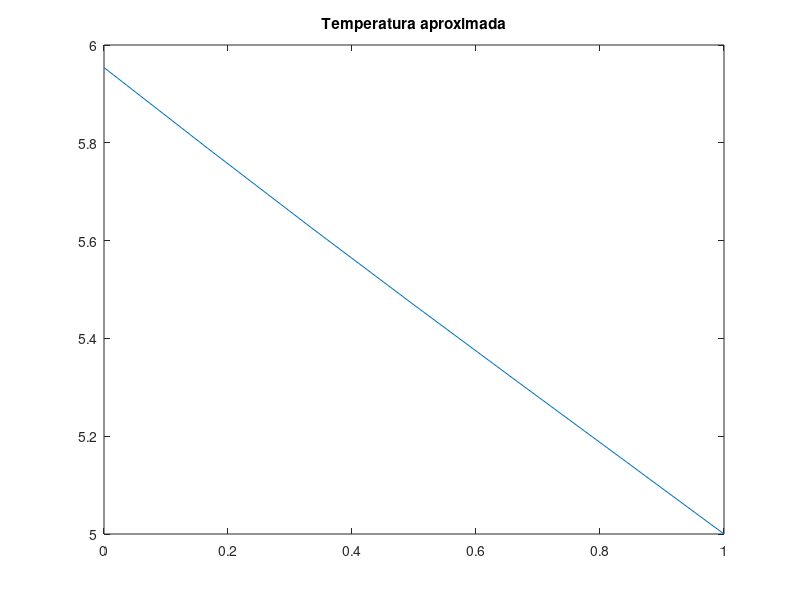

The MATLAB source for this figure:
clear all

disp(' ')
disp('Practica 2 de Metodos de Calculo Numerico')
disp(' ')
disp('Problema termico')
disp(' ')
N = input('Introduce el numero de puntos: ')
h = 1/(N+1)
puntos = [0:h:1];
g = input('Introduce el flujo de calor en 0: ')
beta = input('Introduce la temperatura en 1: ')
disp('Introduce la funcion a(x)=lx^2+kx+g')
la = input('Introduce el valor de l: ')
ka = input('Introduce el valor de k: ')
ga = input('Introduce el valor de g: ') 
a = la*puntos.^2+ka*puntos+ga;
disp(' ')
disp('Introduce la funcion f(x)=lx^2+kx+g')
lf = input('Introduce el valor de l: ')
kf = input('Introduce el valor de k: ')
gf = input('Introduce el valor de g: ') 
f = lf*puntos.^2+kf*puntos+gf;

%Superdiagonal de Ah
Ah1 = zeros(N+1,1);
%Diagonal de Ah
Ah2 = zeros(N+2,1);
%Subdiagonal de Ah
Ah3 = zeros(N+1,1);

bh = zeros(N+2,1);

for i=0:N
	%Metodo de trapecio
	Ahk=(1/(2*(puntos(i+2)-puntos(i+1))))*((a(i+1)*[1 -1;-1 1])+(a(i+2)*[1 -1;-1 1]));
	%Metodo de trapecio
	bhk=((puntos(i+2)-puntos(i+1))/2)*[f(i+1) f(i+2)];

	%Ensamblado de Ah
	Ah1(i+1)=Ahk(1,2);
	Ah2(i+1)=Ah2(i+1)+Ahk(1,1);
	Ah2(i+2)=Ahk(2,2);
	Ah3(i+1)=Ahk(2,1);

	%Ensamblado de bh
	bh(i+1)= bh(i+1)+bhk(1);
	bh(i+2)=bhk(2);
end

%Bloqueo en 1
Ah2(N+2)=10^30;
bh(N+2)=beta*(10^30);

%Condicion inicial en 0
bh(1)=bh(1)+g;

%Factorizacion LU tridiagonal
alfas = zeros(N+2,1);
betas = zeros(N+1,1);
as = Ah2;
bs = Ah3;
cs = Ah1;
y = zeros(N+2,1);
Uh = zeros(N+2,1);

alfas(1)=Ah2(1);

for i=2:N+2
	betas(i-1) = (bs(i-1))/(alfas(i-1));
	alfas(i) = as(i)-betas(i-1)*cs(i-1);
end

y(1) = bh(1);

for i=2:N+2
	y(i) = bh(i)-betas(i-1)*y(i-1);
end

Uh(N+2)=(y(N+2))/(alfas(N+2));

for i=N+2:-1:2
	Uh(i-1)=(y(i-1)-cs(i-1)*Uh(i))/alfas(i-1);
end

figure;
plot(puntos,Uh);
title('Temperatura aproximada');
